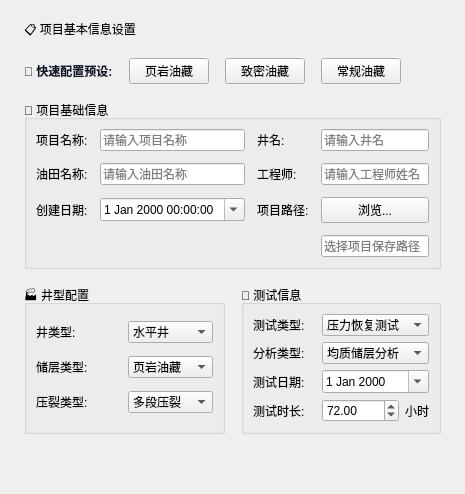
       <widget class="QWidget" name="pageBasicInfo">
        <layout class="QVBoxLayout" name="basicInfoLayout">
         <property name="spacing">
          <number>16</number>
         </property>
         <property name="leftMargin">
          <number>24</number>
         </property>
         <property name="topMargin">
          <number>20</number>
         </property>
         <property name="rightMargin">
          <number>24</number>
         </property>
         <property name="bottomMargin">
          <number>20</number>
         </property>
         <item>
          <widget class="QLabel" name="basicInfoHeader">
           <property name="text">
            <string>📋 项目基本信息设置</string>
           </property>
           <property name="labelClass" stdset="0">
            <string>sectionHeader</string>
           </property>
          </widget>
         </item>
         <item>
          <layout class="QHBoxLayout" name="presetLayout">
           <item>
            <widget class="QLabel" name="presetLabel">
             <property name="styleSheet">
              <string notr="true">font-weight: bold; color: #0f172a;</string>
             </property>
             <property name="text">
              <string>🚀 快速配置预设:</string>
             </property>
            </widget>
           </item>
           <item>
            <widget class="QPushButton" name="presetShaleOilButton">
             <property name="toolTip">
              <string>页岩油多段压裂水平井专用配置</string>
             </property>
             <property name="text">
              <string>页岩油藏</string>
             </property>
            </widget>
           </item>
           <item>
            <widget class="QPushButton" name="presetTightOilButton">
             <property name="toolTip">
              <string>致密油储层试井配置</string>
             </property>
             <property name="text">
              <string>致密油藏</string>
             </property>
            </widget>
           </item>
           <item>
            <widget class="QPushButton" name="presetConventionalButton">
             <property name="toolTip">
              <string>常规砂岩油藏配置</string>
             </property>
             <property name="text">
              <string>常规油藏</string>
             </property>
            </widget>
           </item>
           <item>
            <spacer name="presetSpacer">
             <property name="orientation">
              <enum>Qt::Orientation::Horizontal</enum>
             </property>
             <property name="sizeHint" stdset="0">
              <size>
               <width>40</width>
               <height>20</height>
              </size>
             </property>
            </spacer>
           </item>
          </layout>
         </item>
         <item>
          <widget class="QGroupBox" name="projectGroup">
           <property name="title">
            <string>📁 项目基础信息</string>
           </property>
           <layout class="QGridLayout" name="projectLayout">
            <property name="spacing">
             <number>12</number>
            </property>
            <item row="0" column="1">
             <widget class="QLineEdit" name="projectNameEdit">
              <property name="placeholderText">
               <string>请输入项目名称</string>
              </property>
             </widget>
            </item>
            <item row="2" column="3">
             <widget class="QPushButton" name="selectPathButton">
              <property name="text">
               <string>浏览...</string>
              </property>
             </widget>
            </item>
            <item row="2" column="1">
             <widget class="QDateTimeEdit" name="dateTimeEdit">
              <property name="calendarPopup">
               <bool>true</bool>
              </property>
             </widget>
            </item>
            <item row="1" column="3">
             <widget class="QLineEdit" name="engineerEdit">
              <property name="placeholderText">
               <string>请输入工程师姓名</string>
              </property>
             </widget>
            </item>
            <item row="2" column="0">
             <widget class="QLabel" name="dateLabel">
              <property name="text">
               <string>创建日期:</string>
              </property>
             </widget>
            </item>
            <item row="1" column="0">
             <widget class="QLabel" name="fieldNameLabel">
              <property name="text">
               <string>油田名称:</string>
              </property>
             </widget>
            </item>
            <item row="2" column="2">
             <widget class="QLabel" name="projectPathLabel">
              <property name="text">
               <string>项目路径:</string>
              </property>
             </widget>
            </item>
            <item row="1" column="2">
             <widget class="QLabel" name="engineerLabel">
              <property name="text">
               <string>工程师:</string>
              </property>
             </widget>
            </item>
            <item row="0" column="2">
             <widget class="QLabel" name="wellNameLabel">
              <property name="text">
               <string>井名:</string>
              </property>
             </widget>
            </item>
            <item row="0" column="3">
             <widget class="QLineEdit" name="wellNameEdit">
              <property name="placeholderText">
               <string>请输入井名</string>
              </property>
             </widget>
            </item>
            <item row="0" column="0">
             <widget class="QLabel" name="projectNameLabel">
              <property name="text">
               <string>项目名称:</string>
              </property>
             </widget>
            </item>
            <item row="1" column="1">
             <widget class="QLineEdit" name="fieldNameEdit">
              <property name="placeholderText">
               <string>请输入油田名称</string>
              </property>
             </widget>
            </item>
            <item row="3" column="3">
             <widget class="QLineEdit" name="projectPathEdit">
              <property name="readOnly">
               <bool>true</bool>
              </property>
              <property name="placeholderText">
               <string>选择项目保存路径</string>
              </property>
             </widget>
            </item>
           </layout>
          </widget>
         </item>
         <item>
          <layout class="QHBoxLayout" name="wellReservoirLayout">
           <item>
            <widget class="QGroupBox" name="wellTypeGroup">
             <property name="title">
              <string>🏭 井型配置</string>
             </property>
             <layout class="QGridLayout" name="wellTypeLayout">
              <item row="0" column="0">
               <widget class="QLabel" name="wellTypeLabel">
                <property name="text">
                 <string>井类型:</string>
                </property>
               </widget>
              </item>
              <item row="0" column="1">
               <widget class="QComboBox" name="wellTypeCombo">
                <item>
                 <property name="text">
                  <string>水平井</string>
                 </property>
                </item>
                <item>
                 <property name="text">
                  <string>垂直井</string>
                 </property>
                </item>
                <item>
                 <property name="text">
                  <string>定向井</string>
                 </property>
                </item>
               </widget>
              </item>
              <item row="1" column="0">
               <widget class="QLabel" name="reservoirTypeLabel">
                <property name="text">
                 <string>储层类型:</string>
                </property>
               </widget>
              </item>
              <item row="1" column="1">
               <widget class="QComboBox" name="reservoirTypeCombo">
                <item>
                 <property name="text">
                  <string>页岩油藏</string>
                 </property>
                </item>
                <item>
                 <property name="text">
                  <string>致密油藏</string>
                 </property>
                </item>
                <item>
                 <property name="text">
                  <string>常规油藏</string>
                 </property>
                </item>
               </widget>
              </item>
              <item row="2" column="0">
               <widget class="QLabel" name="fractureTypeLabel">
                <property name="text">
                 <string>压裂类型:</string>
                </property>
               </widget>
              </item>
              <item row="2" column="1">
               <widget class="QComboBox" name="fractureTypeCombo">
                <item>
                 <property name="text">
                  <string>多段压裂</string>
                 </property>
                </item>
                <item>
                 <property name="text">
                  <string>单段压裂</string>
                 </property>
                </item>
                <item>
                 <property name="text">
                  <string>未压裂</string>
                 </property>
                </item>
               </widget>
              </item>
             </layout>
            </widget>
           </item>
           <item>
            <widget class="QGroupBox" name="testInfoGroup">
             <property name="title">
              <string>🔬 测试信息</string>
             </property>
             <layout class="QGridLayout" name="testInfoLayout">
              <item row="2" column="1">
               <widget class="QDateEdit" name="testDateEdit">
                <property name="calendarPopup">
                 <bool>true</bool>
                </property>
               </widget>
              </item>
              <item row="2" column="0">
               <widget class="QLabel" name="testDateLabel">
                <property name="text">
                 <string>测试日期:</string>
                </property>
               </widget>
              </item>
              <item row="0" column="0">
               <widget class="QLabel" name="testTypeLabel">
                <property name="text">
                 <string>测试类型:</string>
                </property>
               </widget>
              </item>
              <item row="3" column="1">
               <layout class="QHBoxLayout" name="durationLayout">
                <item>
                 <widget class="QDoubleSpinBox" name="testDurationSpin">
                  <property name="minimum">
                   <double>0.100000000000000</double>
                  </property>
                  <property name="maximum">
                   <double>10000.000000000000000</double>
                  </property>
                  <property name="value">
                   <double>72.000000000000000</double>
                  </property>
                 </widget>
                </item>
                <item>
                 <widget class="QLabel" name="durationUnitLabel">
                  <property name="text">
                   <string>小时</string>
                  </property>
                  <property name="labelClass" stdset="0">
                   <string>unitLabel</string>
                  </property>
                 </widget>
                </item>
               </layout>
              </item>
              <item row="1" column="0">
               <widget class="QLabel" name="analysisTypeLabel">
                <property name="text">
                 <string>分析类型:</string>
                </property>
               </widget>
              </item>
              <item row="3" column="0">
               <widget class="QLabel" name="testDurationLabel">
                <property name="text">
                 <string>测试时长:</string>
                </property>
               </widget>
              </item>
              <item row="0" column="1">
               <widget class="QComboBox" name="testTypeCombo">
                <item>
                 <property name="text">
                  <string>压力恢复测试</string>
                 </property>
                </item>
                <item>
                 <property name="text">
                  <string>压力降落测试</string>
                 </property>
                </item>
                <item>
                 <property name="text">
                  <string>干扰试井</string>
                 </property>
                </item>
               </widget>
              </item>
              <item row="1" column="1">
               <widget class="QComboBox" name="analysisTypeCombo">
                <item>
                 <property name="text">
                  <string>均质储层分析</string>
                 </property>
                </item>
                <item>
                 <property name="text">
                  <string>双重介质分析</string>
                 </property>
                </item>
                <item>
                 <property name="text">
                  <string>分形介质分析</string>
                 </property>
                </item>
                <item>
                 <property name="text">
                  <string>压裂井分析</string>
                 </property>
                </item>
               </widget>
              </item>
             </layout>
            </widget>
           </item>
          </layout>
         </item>
         <item>
          <spacer name="basicInfoSpacer">
           <property name="orientation">
            <enum>Qt::Orientation::Vertical</enum>
           </property>
           <property name="sizeHint" stdset="0">
            <size>
             <width>20</width>
             <height>40</height>
            </size>
           </property>
          </spacer>
         </item>
        </layout>
       </widget>
